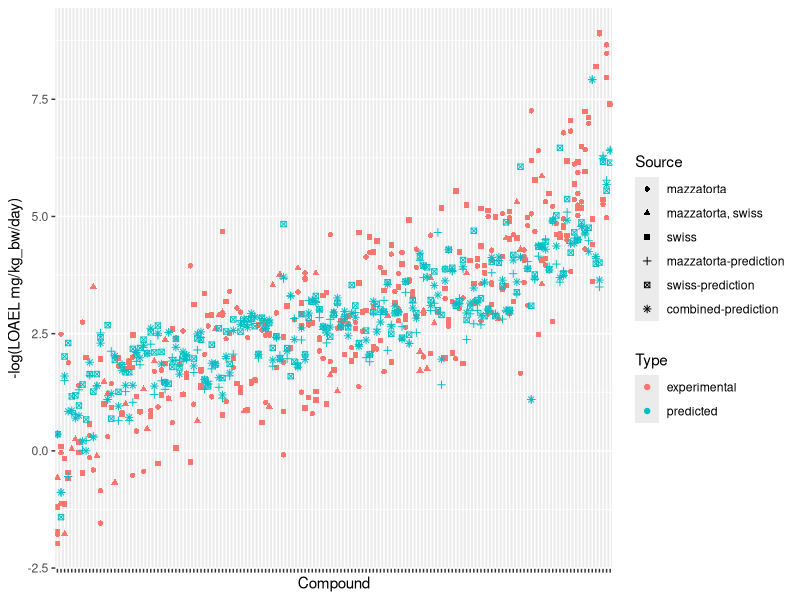

The R script that drew this image:
library(ggplot2)
library(grid)
library(gridExtra)

mazzatorta = read.csv("data/mazzatorta-test-predictions.csv",header=T)
swiss = read.csv("data/swiss-test-predictions.csv",header=T)
combined = read.csv("data/combined-test-predictions.csv",header=T)
test <- read.csv("data/test.csv",header=T)
n = c("SMILES","LOAEL","Source")

data = data.frame(factor(test$SMILES),test$LOAEL,factor(test$Dataset))
names(data) = n
data$Type = "experimental"
maz = data.frame(factor(mazzatorta$SMILES),mazzatorta$LOAEL_predicted,factor(mazzatorta$Dataset))
names(maz) = n
maz$Type = "predicted"
data = rbind(data,maz)
swi = data.frame(factor(swiss$SMILES),swiss$LOAEL_predicted,factor(swiss$Dataset))
names(swi) = n
swi$Type = "predicted"
data = rbind(data,swi)
comb = data.frame(factor(combined$SMILES),combined$LOAEL_predicted,factor(combined$Dataset))
names(comb) = n
comb$Type = "predicted"
data = rbind(data,comb)
data$LOAEL = -log(data$LOAEL)
data$SMILES <- reorder(data$SMILES,data$LOAEL)
img <- ggplot(data, aes(SMILES,LOAEL,ymin = min(LOAEL), ymax=max(LOAEL),shape=Source,color=Type))
img <- img + ylab('-log(LOAEL mg/kg_bw/day)') + xlab('Compound') + theme(axis.text.x = element_blank())
img <- img + geom_point()

ggsave(file='figure/test-prediction.pdf', plot=img,width=12, height=8)
